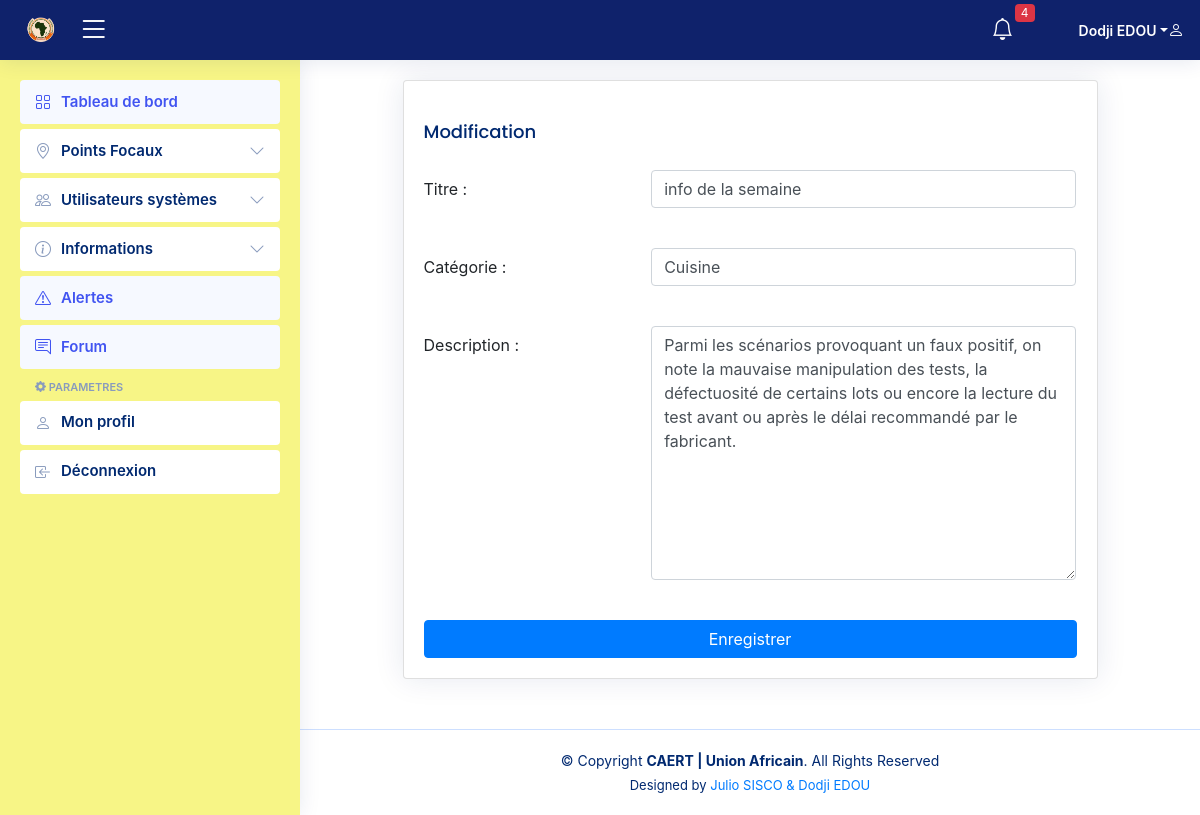
The page /edit_info/2/ (signed in) on the database its author committed.
### users/models.py (models this page shows, shortened)
class User(AbstractBaseUser, PermissionsMixin):
    email = models.EmailField(verbose_name='addresse email', max_length=255, unique=True,)
    nom=models.CharField(max_length=255)
    prenom=models.CharField(max_length=255)
    departement=models.CharField(max_length=255)
    telephone=models.CharField(null=True, max_length=255)
    is_active = models.BooleanField(default=True)
    is_staff = models.BooleanField(default=False) # a admin user; non super-user
    is_admin = models.BooleanField(default=False) # a superuser
    is_analyst = models.BooleanField(default=False)
    USERNAME_FIELD = 'email'
    REQUIRED_FIELDS = [] # Email & Password sont requis par défaut.
    def get_full_name(self):
        return f'{self.prenom} {self.nom}'
    objects = UtilisateurManager()

### focalpoint/models.py (models this page shows, shortened)
class Information(models.Model):
    title = models.CharField(max_length=255)
    categorie = models.ForeignKey(Categorie, on_delete=models.CASCADE, related_name='informations')
    description = models.TextField()
    is_published = models.BooleanField(default=False)
    published_at = models.DateTimeField(null=True, blank=True)
    created_at = models.DateTimeField(auto_now_add=True, null=True, blank=True)
    updated_at = models.DateTimeField(auto_now=True, null=True, blank=True)
    file = models.FileField(null=True,blank=True, upload_to='focalpoint/information')

### users/views.py (the view, shortened to what this page needs)
# urls.py: path('edit_info/<int:pk>/' ,views.EditInformation.as_view(), name='edit_info'),
@method_decorator(login_required, name='dispatch')
class EditInformation(View):
    def get(self, request,pk):
        information=Information.objects.get(pk=pk)
        form = AddInfoForm(instance=information)
        return render(request, 'administrator/edit_info.html', {'form': form,})

### focalpoint/forms.py
class AddInfoForm(forms.ModelForm):
    title = forms.CharField(label='Titre', widget=forms.TextInput(attrs={'autofocus': True, 'class': 'form-control'}))
    categorie = forms.ModelChoiceField(
        label='Catégorie',  # Label pour le champ
        queryset=Categorie.objects.all(),  # Le queryset pour charger les options depuis la base de données
        widget=forms.Select(attrs={'class': 'form-control'}),  # Le widget Select avec des attributs de classe CSS
    )
    description = forms.CharField(
        label='Description',  # Label pour le champ
        widget=forms.Textarea(attrs={'autofocus': True, 'class': 'form-control'}),  # Utilisez Textarea pour les champs de texte long
    )
    class Meta:
        model = Information
        fields = ['title', 'categorie', 'description',]

### focalpoint/models.py (called while the page is built)
    def __str__(self):
        return self.label

### users/templates/administrator/edit_info.html (shortened to what this page needs)
{% extends 'administrator/base.html' %}
{% load static %}
{% block main-content %}
<section class="section">
    <div class="row">
        <div class="col-md-10 mx-auto">
            <div class="card">
                <div class="card-body">
                    <h5 class="card-title">Modification</h5>
                    <form action="" method="post" novalidate>
                        {% for field in form %}
                        <div class="row mb-3">
                            <label for="inputText" class="col-sm-4 col-form-label">{{ field.label_tag }}</label>
                            <div class="col-sm-8">
                                {{ field }}
                                <br>
                            </div>
                        </div>
                        {% endfor %}
                        <div class="row">
                            <div class="col text-center">
                                <button type="submit" class="btn btn-primary w-100">Enregistrer</button>
                            </div>
                        </div>
                    </form>
                </div>
            </div>
        </div>
    </div>
</section>
{% endblock main-content %}

### users/templates/administrator/header.html (shortened to what this page needs)
{% load static %}
  <header id="header" class="header fixed-top d-flex align-items-center" style="background-color: rgb(15,34,107)" >
    <div class="d-flex align-items-center justify-content-between">
      <a href="{% url 'admin_home' %}" class="logo d-flex align-items-center">
        <img src="{% static 'assets/img/logoua.png' %}" alt="" style="color: white">
      </a>
      <i class="bi bi-list toggle-sidebar-btn" style="color: white"></i>
    </div>
    <nav class="header-nav ms-auto">
      <ul class="d-flex align-items-center">
        <li class="nav-item dropdown">
          <a class="nav-link nav-icon" >
            <i class="bi bi-bell" style="color: white"></i>
            <span class="badge bg-danger badge-number">4</span>
          </a>
        </li>
        <li class="nav-item dropdown pe-3">
          <a class="nav-link nav-profile d-flex align-items-center pe-0" href="#" data-bs-toggle="dropdown">
            <span class="d-none d-md-block dropdown-toggle ps-2" style="color: white">{{user.get_full_name}}</span>
            <i style="color: white;" class="bi bi-person"></i>
          </a>
        </li>
      </ul>
    </nav>
  </header>

### static/assets/css/style.css (style rules this page uses)
:root { scroll-behavior: smooth; }
body { font-family: "Open Sans", sans-serif; background: #f6f9ff; color: #444444; }
a { color: #4154f1; text-decoration: none; }
h1, h2, h3, h4, h5, h6 { font-family: "Nunito", sans-serif; }
.card { margin-bottom: 30px; border: none; border-radius: 5px; box-shadow: 0px 0 30px rgba(1, 41, 112, 0.1); }
.card-title { padding: 20px 0 15px 0; font-size: 18px; font-weight: 500; color: #012970; font-family: "Poppins", sans-serif; }
.card-body { padding: 0 20px 20px 20px; }
.logo { line-height: 1; }
.logo img { max-height: 26px; margin-right: 6px; }
.header { transition: all 0.5s; z-index: 997; height: 60px; box-shadow: 0px 2px 20px rgba(1, 41, 112, 0.1); background-color: #fff; padding-left: 20px; }
.header .toggle-sidebar-btn { font-size: 32px; padding-left: 10px; cursor: pointer; color: #012970; }
.header-nav ul { list-style: none; }
.header-nav>ul { margin: 0; padding: 0; }
.header-nav .nav-icon { font-size: 22px; color: #012970; margin-right: 25px; position: relative; }
.header-nav .nav-profile { color: #012970; }
.header-nav .nav-profile span { font-size: 14px; font-weight: 600; }
.header-nav .badge-number { position: absolute; inset: -2px -5px auto auto; font-weight: normal; font-size: 12px; padding: 3px 6px; }

### rows shown on the page
User: get_full_name "Dodji EDOU"
Information: form "info de la semaine" "Cuisine" "Parmi les scénarios provoquant un faux positif, on note la mauvaise manipulation des tests, la défectuosité de certains lots ou encore la lecture du test avant ou après le délai recommandé par le fabricant."

### other values the page prints
{{ field.label_tag }} "Titre :" "Catégorie :" "Description :"
